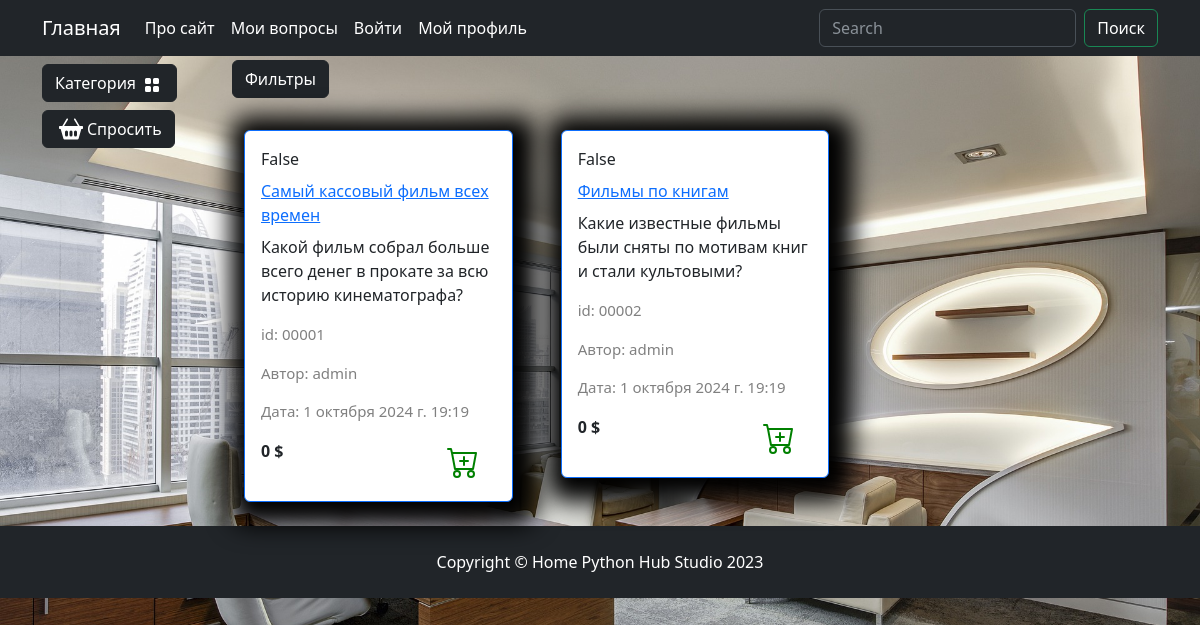
Before: /catalog/filmy-i-serialy/ with the older database file.
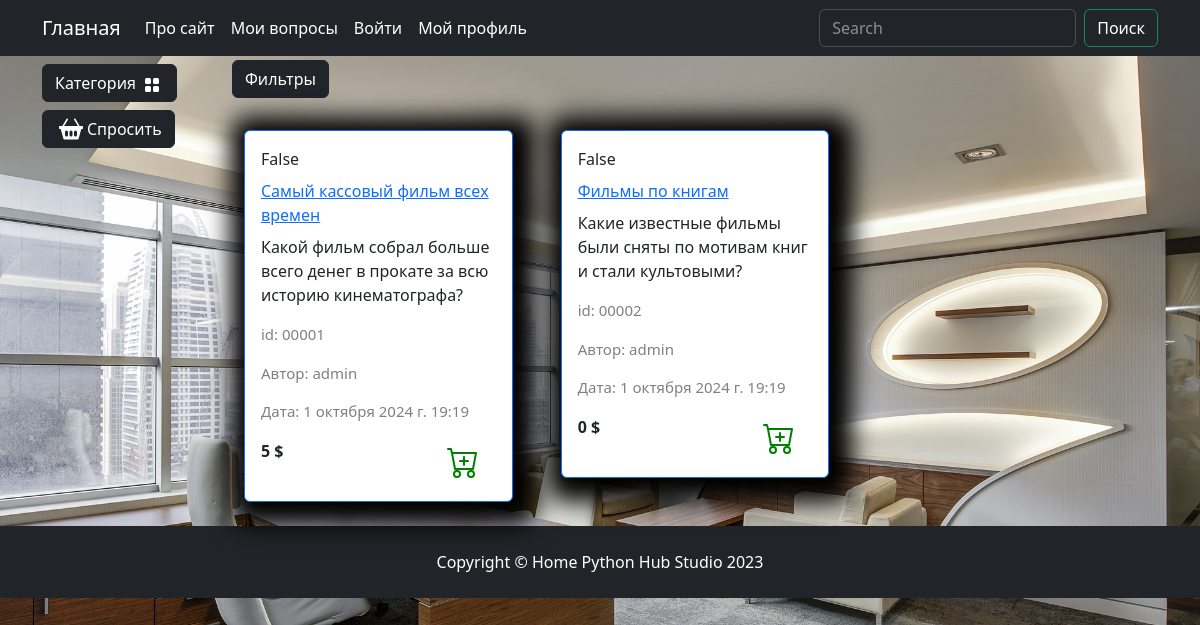
After: the same page with the newer database file.
### questions/models.py (models this page shows, shortened)
class Questions(models.Model):
    author = models.ForeignKey("auth.User", on_delete=models.CASCADE, verbose_name="Автор")
    category = models.ForeignKey(to=Categories, on_delete=models.CASCADE, verbose_name="Категория")
    title = models.CharField(max_length=200, verbose_name="Заголовок")
    slug = models.SlugField(max_length=200, unique=True, blank=True, null=True, verbose_name="Ссылка")
    text = models.TextField(verbose_name="Текст")
    rating = models.IntegerField(default=0, verbose_name="Рейтинг")
    date = models.DateTimeField( verbose_name="Дата", default=time_now)
    out_answer = models.BooleanField(default=True, verbose_name="Без ответа")
    class Meta:
        db_table = "question"
        verbose_name = "Вопрос"
        verbose_name_plural = "Вопросы"
    def display_id(self):
        return f"{self.id:05}"

### questions/views.py (the view)
# urls.py: path('catalog/', include('questions.urls', namespace='catalog')),
def catalog(request, category_slug=None):
    out_answer = request.GET.get('out_answer', None)
    order_by = request.GET.get('order_by', None)
    query = request.GET.get('q', None)
    if category_slug==None and not query:
        questions = Questions.objects.all()
    elif query:
        questions = q_search(query)
    else:
        questions = Questions.objects.filter(category__slug=category_slug)
    if out_answer:
        questions = questions.filter(out_answer=True)
    if order_by and order_by != "default":
        questions = questions.order_by(order_by)
    context: dict = {
        'title': "Каталог",
        'content': "Содержание каталога",
        'questions': questions,
        'slug_url': category_slug
    }
    return render(request, 'questions/catalog.html', context)

### questions/templatetags/question_tags.py (called while the page is built)
@register.simple_tag()
def tag_categories():
    return Categories.objects.all()

### questions/templates/questions/catalog.html (shortened to what this page needs)
{% extends "main/base.html" %}
{% load static %}
{% block content %}
    <div class="row">
        <div class="dropdown mb-2">
            <button class="btn btn-secondary dropdown-toggle btn-dark" type="button" data-bs-toggle="dropdown"
                aria-expanded="false">
                Фильтры
            </button>
        </div>
        {% for item in questions %}
        <div class="col-lg-4 col-md-6 p-4">
            <div class="card border-primary rounded custom-shadow">
                <div class="card-body">
                    <p class="card-title">{{ item.out_answer }}</p>
                    <a href="{% url "catalog:question" item.slug %}">
                        <p class="card-title">{{ item.title }}</p>
                    </a>
                    <p class="card-text ">{{ item.text }}</p>
                    <p class="product_id">id: {{ item.display_id }}</p>
                    <p class="product_id">Автор: {{ item.author }}</p>
                    <p class="product_id">Дата: {{ item.date }}</p>
                    <div class="d-flex justify-content-between">
                        <p><strong>{{ item.rating }} $</strong></p>
                        <a href="#" class="btn add-to-cart">
                            <img class="mx-1" src="{% static "deps/icons/cart-plus.svg" %}" alt="Catalog Icon"
                                width="32" height="32">
                        </a>
                    </div>
                </div>
            </div>
        </div>
        {% endfor %}
    </div>
{% endblock content %}
{% block footer %}
    <footer class="py-4 bg-dark">
        <div class="container">
            <p class="m-0 text-center text-white">Copyright &copy; Home Python Hub Studio 2023</p>
        </div>
    </footer>
{% endblock footer %}

Changed rows visible on the page:
changed Questions "Самый кассовый фильм всех времен": rating "0" → "5"
